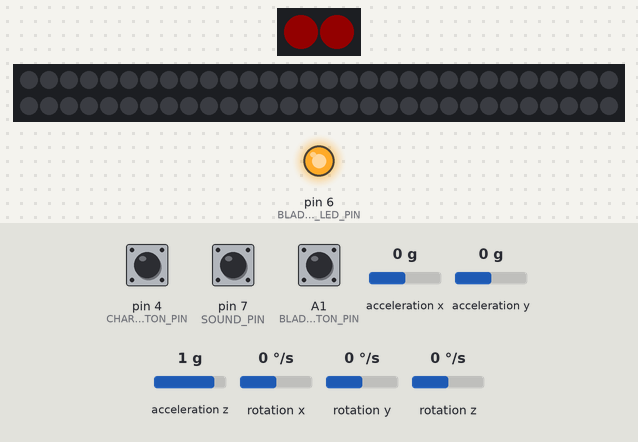
A sketch run on a simulated Arduino Uno, built with avr-gcc and run on an emulated ATmega328P. Shown: 2 RGB LEDs in strip order, left to right, 60 RGB LEDs in strip order, left to right, continuing on the next row, output pins drawn as LEDs (lit = HIGH). The test bench sets the inputs (shaded band); at power-on: A1 (BLADE_BUTTON_PIN) HIGH, acceleration x 0 g, pin 4 (CHARACTER_BUTTON_PIN) HIGH, rotation x 0 °/s, pin 7 (SOUND_PIN) HIGH, acceleration y 0 g, acceleration z 1 g, rotation y 0 °/s, rotation z 0 °/s. Dim RGB values are drawn brighter than linear; storage starts empty; random numbers use the default seed unless the sketch sets one; the audio player accepts every command and is not drawn; what the sketch prints to the serial monitor is not drawn.

Above: at 1.2 s.
1.3 s: A1 (BLADE_BUTTON_PIN) pulled LOW for 0.15 s
At 2.04 s:
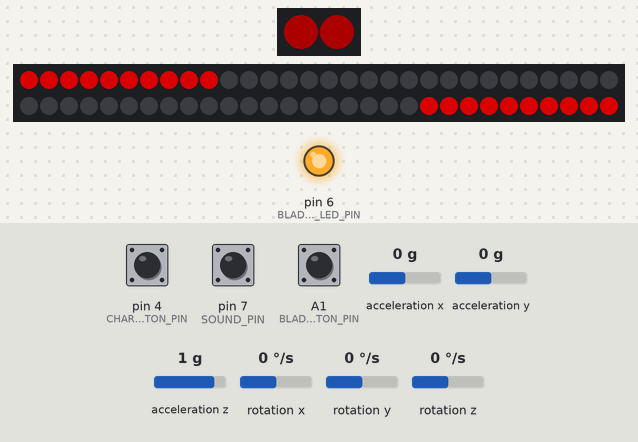
At 3.1 s:
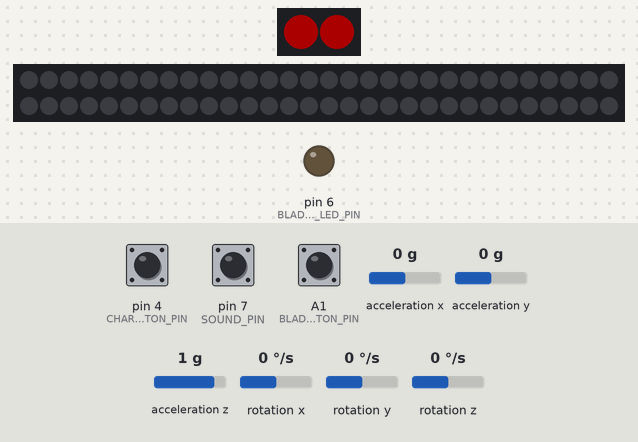
3.6 s: A1 (BLADE_BUTTON_PIN) pulled LOW for 1 s
At 5.8 s:
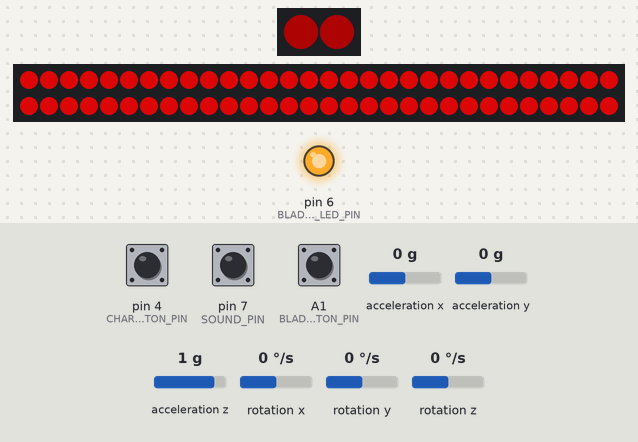
6.6 s: acceleration x set to -1.4 g
9.6 s: pin 4 (CHARACTER_BUTTON_PIN) pulled LOW for 1 s
13.6 s: rotation x set to -192 °/s
16.6 s: pin 7 (SOUND_PIN) pulled LOW for 0.15 s
Timing chart, 0 to 20.6 s (numbered marks = the images above; inputs shaded):
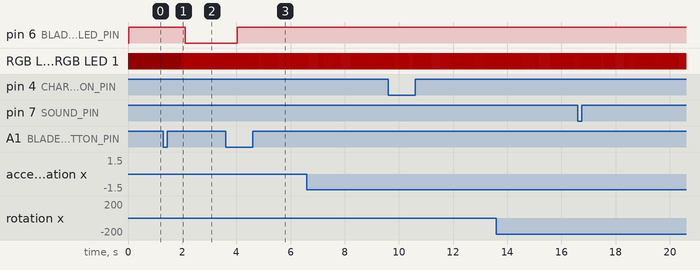

Measured:
- after the input at 1.3 s, pin 6 (BLADE_BUTTON_LED_PIN): HIGH → LOW after 0.81 s; RGB LED 0, RGB LED 1: RGB(19, 0, 0) → RGB(48, 0, 0) after 0.68 s; the LEDs: first change after 0.06 s (image 1 shows a later state)
- after the input at 3.6 s, pin 6 (BLADE_BUTTON_LED_PIN): LOW → HIGH after 0.42 s; the LEDs: first change after 0.06 s (image 3 shows a later state)

The sketch:

Lightsaber.ino
```cpp
/*
 TODO:
 * Hum sound effect when blade is extended
 * Swing sound when swinging
 * Hit sound when hitting
 * Light effect when hitting
 * Play sound when sound button is pressed
 *  - Gather sound effects
 *  Character selection
 *   - Unique sounds
 *   - Blade color
 */

#include <SdFat.h>
#include <TMRpcm.h>
//s#include "I2Cdev.h"
#include <ezButton.h>
#include "FastLED.h"
#include "MPU6050.h"


#ifdef __arm__
// should use uinstd.h to define sbrk but Due causes a conflict
extern "C" char* sbrk(int incr);
#else  // __ARM__
extern char *__brkval;
#endif  // __arm__

// ---------------------------- PINS -------------------------------
#define GYRO_PIN 2
#define BLADE_PIXEL_PIN 10
#define CONTROL_PIXEL_PIN 5
#define BLADE_BUTTON_PIN A1
#define BLADE_BUTTON_LED_PIN 6
#define CHARACTER_BUTTON_PIN 4
#define SOUND_PIN 7
#define SPEAKER_PIN 9

// ---------------------------- SETTINGS -------------------------------
#define DEBUG 1             // Show debug information if set to 1
#define BLADE_LEDS 60       // Number of neopixel leds for the blade
#define CONTROL_LEDS 2
#define PULSE_ALLOW 1       // blade pulsation (1 - allow, 0 - disallow)
#define PULSE_AMPL 20       // pulse amplitude
#define PULSE_DELAY 30      // delay between pulses
#define VOLUME 5           // Maximum volume (should probably not be changed if volume is controlled with potentiometer)
#define INTERRUPT_PIN 2
#define SD_ChipSelectPin 3

#define SWING_TIMEOUT 500   // timeout between swings
#define SWING_L_THR 150     // swing angle speed threshold
#define SWING_THR 300       // fast swing angle speed threshold
#define STRIKE_THR 80      // hit acceleration threshold
#define STRIKE_S_THR 150    // hard hit acceleration threshold
#define FLASH_DELAY 300      // flash time while hit
// ---------------------------- VARIABLES -------------------------------

CRGB pixels[BLADE_LEDS];    // Holds blade neopixels
CRGB controlPixels[CONTROL_LEDS];
TMRpcm tmrpcm;              // Define tmrpcm used for sound playback
SdFat SD;
MPU6050 accelgyro;

int pixelsPerSide = BLADE_LEDS / 2; // The neopixel strip is folded in half to light up both sides of the blade

ezButton bladeButton(BLADE_BUTTON_PIN); // Button controlling the status of the blade
ezButton characterButton(CHARACTER_BUTTON_PIN); // Button for selecting character
ezButton soundButton(SOUND_PIN);  // Button to make a random sound from the current characters sound bank

byte red, green, blue, redOffset, greenOffset, blueOffset; // RGB color information and offsets
unsigned long PULSE_timer; // Time since last pulse
int PULSEOffset;
int16_t ax, ay, az;
int16_t gx, gy, gz;
int gyroX, gyroY, gyroZ, accelX, accelY, accelZ, freq, freq_f = 20;
unsigned long ACC, GYR, COMPL;
unsigned long swing_timer, swing_timeout;
bool bladeActive;
bool tmpActive;
bool firstLoop = true;
boolean swing_flag, swing_allow, strike_flag;
unsigned int humTimer = -9000, mpuTimer;
byte nowNumber;
byte currentCharacter;
// --------------------------------- SOUNDS ----------------------------------

const char* humSound = "HUM.wav";
const char* onSound = "ON.wav";
const char* offSound = "OFF.wav";
const char strike1[] PROGMEM = "SK1.wav";
const char strike2[] PROGMEM = "SK2.wav";
const char strike3[] PROGMEM = "SK3.wav";
const char strike4[] PROGMEM = "SK4.wav";
const char strike5[] PROGMEM = "SK5.wav";
const char strike6[] PROGMEM = "SK6.wav";
const char strike7[] PROGMEM = "SK7.wav";
const char strike8[] PROGMEM = "SK8.wav";

const char* const strikes[] PROGMEM  = {
  strike1, strike2, strike3, strike4, strike5, strike6, strike7, strike8
};

int strike_time[8] = {779, 563, 687, 702, 673, 661, 666, 635};

const char strike_s1[] PROGMEM = "SKS1.wav";
const char strike_s2[] PROGMEM = "SKS2.wav";
const char strike_s3[] PROGMEM = "SKS3.wav";
const char strike_s4[] PROGMEM = "SKS4.wav";
const char strike_s5[] PROGMEM = "SKS5.wav";
const char strike_s6[] PROGMEM = "SKS6.wav";
const char strike_s7[] PROGMEM = "SKS7.wav";
const char strike_s8[] PROGMEM = "SKS8.wav";

const char* const strikes_short[] PROGMEM = {
  strike_s1, strike_s2, strike_s3, strike_s4,
  strike_s5, strike_s6, strike_s7, strike_s8
};
int strike_s_time[8] = {270, 167, 186, 250, 252, 255, 250, 238};

const char swing1[] PROGMEM = "SWS1.wav";
const char swing2[] PROGMEM = "SWS2.wav";
const char swing3[] PROGMEM = "SWS3.wav";
const char swing4[] PROGMEM = "SWS4.wav";
const char swing5[] PROGMEM = "SWS5.wav";

const char* const swings[] PROGMEM  = {
  swing1, swing2, swing3, swing4, swing5
};
int swing_time[8] = {389, 372, 360, 366, 337};

const char swingL1[] PROGMEM = "SWL1.wav";
const char swingL2[] PROGMEM = "SWL2.wav";
const char swingL3[] PROGMEM = "SWL3.wav";
const char swingL4[] PROGMEM = "SWL4.wav";

const char* const swings_L[] PROGMEM  = {
  swingL1, swingL2, swingL3, swingL4
};

int swing_time_L[8] = {636, 441, 772, 702};

const char vader1[] PROGMEM = "vader-as-you-wish.wav";
const char vader2[] PROGMEM = "vader-bidding.wav";
const char vader3[] PROGMEM = "vader-breath.wav";
const char vader4[] PROGMEM = "vader-fail-me.wav";
const char vader5[] PROGMEM = "vader-father.wav";
const char vader6[] PROGMEM = "vader-force.wav";
const char vader7[] PROGMEM = "vader-have-you.wav";
const char vader8[] PROGMEM = "vader-lack-of.wav";
const char vader9[] PROGMEM = "vader-yes-master.wav";

const char* const vader_sound[] PROGMEM  = {
  vader1, vader2, vader3, vader4, vader5, vader6, vader7, vader8, vader9
};

const char palpatine1[] PROGMEM = "palpatine-force-is-strong.wav";
const char palpatine2[] PROGMEM = "palpatine-no.wav";
const char palpatine3[] PROGMEM = "palpatine-power-of-the-darkside.wav";
const char palpatine4[] PROGMEM = "palpatine-secret.wav";
const char palpatine5[] PROGMEM = "palpatine-so-be-it.wav";
const char palpatine6[] PROGMEM = "palpatine-threat.wav";
const char palpatine7[] PROGMEM = "palpatine-kill-him.wav";

const char* const palpatine_sound[] PROGMEM  = {
  palpatine1, palpatine2, palpatine3, palpatine4, palpatine5, palpatine6, palpatine7
};

const char ren1[] PROGMEM = "ren-show-you.wav";
const char ren2[] PROGMEM = "ren-power.wav";
const char ren3[] PROGMEM = "ren-kill.wav";
const char ren4[] PROGMEM = "ren-nothing.wav";
const char ren5[] PROGMEM = "ren-old.wav";

const char* const ren_sound[] PROGMEM  = {
  ren1, ren2, ren3, ren4, ren5
};

const char kenobi1[] PROGMEM = "kenobi-force-flowing.wav";
const char kenobi2[] PROGMEM = "kenobi-great-disturbance.wav";
const char kenobi3[] PROGMEM = "kenobi-more-powerful.wav";
const char kenobi4[] PROGMEM = "kenobi-the-Force-will-be-with-you.wav";
const char kenobi5[] PROGMEM = "kenobi-ways-of-the-force.wav";

const char* const kenobi_sound[] PROGMEM  = {
  kenobi1, kenobi2, kenobi3, kenobi4, kenobi5
};

const char skywalker1[] PROGMEM = "skywalker-bad-feeling.wav";
const char skywalker2[] PROGMEM = "skywalker-become-yedi.wav";
const char skywalker3[] PROGMEM = "skywalker-call-me.wav";
const char skywalker4[] PROGMEM = "skywalker-darkside.wav";
const char skywalker5[] PROGMEM = "skywalker-junk.wav";

const char* const skywalker_sound[] PROGMEM  = {
  skywalker1, skywalker2, skywalker3, skywalker4, skywalker5
};

const char yoda1[] PROGMEM = "yoda-become.wav";
const char yoda2[] PROGMEM = "yoda-control.wav";
const char yoda3[] PROGMEM = "yoda-fear.wav";
const char yoda4[] PROGMEM = "yoda-no.wav";
const char yoda5[] PROGMEM = "yoda-strong.wav";
const char yoda6[] PROGMEM = "yoda-use-the-force.wav";

const char* const yoda_sound[] PROGMEM  = {
  yoda1, yoda2, yoda3, yoda4, yoda5
};


char BUFFER[10];
char CHARBUFFER[60];

CLEDController *controllers[2];

void setup() {
  // Open serial communications and wait for port to open:
  Serial.begin(9600);
  while (!Serial) {
    ; // wait for serial port to connect. Needed for native USB port only
  }

  Serial.println(F("Initializing SD card..."));
  if (!SD.begin(3)) {
    //TODO: Play sound to indicate failure
    Serial.println(F("initialization failed!"));
    while (1);
  }
  Serial.println(F("SD card initialized."));

  tmrpcm.speakerPin = SPEAKER_PIN;
  tmrpcm.setVolume(VOLUME);
  tmrpcm.quality(1);

  bladeButton.setDebounceTime(50);
  characterButton.setDebounceTime(50);
  soundButton.setDebounceTime(50);
  currentCharacter = 0;
  setCharacter(currentCharacter); // TODO load from eprom

  pinMode(BLADE_BUTTON_LED_PIN, OUTPUT);
  digitalWrite(BLADE_BUTTON_LED_PIN, HIGH);

  //FastLED.addLeds<NEOPIXEL, CONTROL_PIXEL_PIN>(controlPixels, CONTROL_LEDS);
  //FastLED.addLeds<NEOPIXEL, BLADE_PIXEL_PIN>(pixels, BLADE_LEDS);
  controllers[1] = &FastLED.addLeds<NEOPIXEL,CONTROL_PIXEL_PIN>(controlPixels, CONTROL_LEDS); // strip 1 on pin 2
  controllers[0] = &FastLED.addLeds<NEOPIXEL,BLADE_PIXEL_PIN>(pixels, BLADE_LEDS); // strip 2 on pin 3
  setAllControlPixels(100,0,0);

  Serial.println(F("Initializing I2C devices..."));
  // IMU initialization
  accelgyro.initialize();
  pinMode(INTERRUPT_PIN, INPUT);
  accelgyro.setFullScaleAccelRange(MPU6050_ACCEL_FS_16);
  accelgyro.setFullScaleGyroRange(MPU6050_GYRO_FS_250);
  if (DEBUG) {
    if (accelgyro.testConnection()) Serial.println(F("MPU6050 OK"));
    else Serial.println(F("MPU6050 fail"));
  }
}

void loop() {
  bladePulse();
  humTick();
  getFreq();
  checkInput();
  swingTick();
  strikeTick();
  //swing();
 // Serial.println(freeMemory());
  //delay(20);

}


void bladePulse(){
    if (PULSE_ALLOW && bladeActive && (millis() - PULSE_timer > PULSE_DELAY)) {
      PULSE_timer = millis();
      PULSEOffset = PULSEOffset * 0.2 + random(-PULSE_AMPL, PULSE_AMPL) * (1 - 0.2);
      redOffset = constrain(red + PULSEOffset, 0, 255);
      greenOffset = constrain(green + PULSEOffset, 0, 255);
      blueOffset = constrain(blue + PULSEOffset, 0, 255);
      setAllBladePixels(redOffset, greenOffset, blueOffset);
      setAllControlPixels(redOffset, greenOffset, blueOffset);
    }
}

void humTick() {
    // Hum sound mode
    if (((millis() - humTimer) > 9000) && bladeActive) {
      if(!tmrpcm.isPlaying()){
        tmrpcm.play("hum2.wav");
      }
      humTimer = millis();
      swing_flag = 1;
      strike_flag = 0;
    }

/*
    // Generate hum
    long delta = millis() - bzzTimer;
    if ((delta > 3) && bladeActive ) {
      if (strike_flag) {
        tmrpcm.disable();
        strike_flag = 0;
      }
      toneAC(freq_f);
      bzzTimer = millis();
    } */
}

void setPixel(short Pixel, byte red, byte green, byte blue) {
  pixels[Pixel].r = red;
  pixels[Pixel].g = green;
  pixels[Pixel].b = blue;
}

void setAllBladePixels(byte red, byte green, byte blue) {
  for (int i = 0; i < BLADE_LEDS; i++ ) {
    setPixel(i, red, green, blue);

  }

  controllers[0]->showLeds(150);
}

void setAllControlPixels(byte red, byte green, byte blue) {
  for (int i = 0; i < CONTROL_LEDS; i++ ) {
    setControlPixel(i, red, green, blue);

  }
  controllers[1]->showLeds(50);
}

void setControlPixel(short Pixel, byte red, byte green, byte blue) {
  controlPixels[Pixel].r = red;
  controlPixels[Pixel].g = green;
  controlPixels[Pixel].b = blue;
}

void setSomeBladePixels(byte red, byte green, byte blue) {
  for (int i = 0; i < BLADE_LEDS; i++ ) {
    setPixel(i, red, green, blue);

  }
  controllers[0]->showLeds(100);

}

void checkInput() {

  bladeButton.loop();
  characterButton.loop();
  soundButton.loop();

  if (!firstLoop){ // Hack that skips first loop
    if(bladeButton.isPressed()){
      if (bladeActive != true) {

          animateExtend();
          digitalWrite(BLADE_BUTTON_LED_PIN, HIGH);

        }
      else {
        animateRetract();
         digitalWrite(BLADE_BUTTON_LED_PIN, LOW);
       }
    }

    if(characterButton.isPressed()){
      // Character button
      currentCharacter++;
      if(currentCharacter > 6) {
        currentCharacter = 0;
      }
      setCharacter(currentCharacter);
      setAllControlPixels(red, green, blue);
    }

    if(soundButton.isPressed()){
        playCharacterSound();
    }
  }
  firstLoop=false;
}


void animateExtend() {
  tmrpcm.play(onSound);
  for(int dot = 0; dot <= (BLADE_LEDS / 2 - 1); dot++) {
    pixels[dot].r = red;
    pixels[dot].g = green;
    pixels[dot].b = blue;
    pixels[BLADE_LEDS - 1 - dot].r = red;
    pixels[BLADE_LEDS - 1 - dot].g = green;
    pixels[BLADE_LEDS - 1 - dot].b = blue;
    delay(10);
    controllers[0]->showLeds(150);
  }
  bladeActive = true;
}


void animateRetract() {
  tmrpcm.play(offSound);
  for(int dot = (BLADE_LEDS / 2 - 1); dot >= 0; dot--) {
      pixels[dot] = CRGB::Black;
      pixels[BLADE_LEDS - 1 - dot] = CRGB::Black;
      delay(10);
      controllers[0]->showLeds(150);
  }
  bladeActive = false;
}

void getFreq() {
  // 100% borrowed! Credits to MadGyver https://github.com/AlexGyver/EnglishProjects/blob/master/GyverSaber/GyverSaber/GyverSaber.ino
  if (bladeActive) {
    if (millis() - mpuTimer > 500) {
      accelgyro.getMotion6(&ax, &ay, &az, &gx, &gy, &gz);

      // find absolute and divide on 100
      gyroX = abs(gx / 100);
      gyroY = abs(gy / 100);
      gyroZ = abs(gz / 100);
      accelX = abs(ax / 100);
      accelY = abs(ay / 100);
      accelZ = abs(az / 100);

      // vector sum
      ACC = sq((long)accelX) + sq((long)accelY) + sq((long)accelZ);
      ACC = sqrt(ACC);
      GYR = sq((long)gyroX) + sq((long)gyroY) + sq((long)gyroZ);
      GYR = sqrt((long)GYR);
      COMPL = ACC + GYR;
      /*
         Serial.print("$");
         Serial.print(gyroX);
         Serial.print(" ");
         Serial.print(gyroY);
         Serial.print(" ");
         Serial.print(gyroZ);
         Serial.println(";");
      */
      freq = (long)COMPL * COMPL / 1500;                        // parabolic tone change
      freq = constrain(freq, 18, 300);
      freq_f = freq * 0.2 + freq_f * (1 - 0.2);                     // smooth filter
      mpuTimer = micros();
    }
  }
}

void swingTick() {
  //Serial.println(freeMemory());
  if (GYR > 80 && (millis() - swing_timeout > 100)) {
    swing_timeout = millis();
    if (((millis() - swing_timer) > SWING_TIMEOUT) && swing_flag && !strike_flag) {
      if (GYR >= SWING_THR) {
        nowNumber = random(5);
        strcpy_P(BUFFER, (char*)pgm_read_word(&(swings[nowNumber])));
        tmrpcm.play(BUFFER);
        humTimer = millis() - 9000 + swing_time[nowNumber];
        swing_flag = 0;
        swing_timer = millis();
        swing_allow = 0;

      }
      if ((GYR > SWING_L_THR) && (GYR < SWING_THR)) {

        nowNumber = random(4);
        strcpy_P(BUFFER, (char*)pgm_read_word(&(swings_L[nowNumber])));
        tmrpcm.play(BUFFER);
        humTimer = millis() - 9000 + swing_time_L[nowNumber];
        swing_flag = 0;
        swing_timer = millis();
        swing_allow = 0;

      }
    }
  }
}

void strikeTick() {
  if ((ACC > STRIKE_THR) && (ACC < STRIKE_S_THR)) {
    //if (!HUMmode) noToneAC();
    nowNumber = random(7);
    strcpy_P(BUFFER, (char*)pgm_read_word(&(strikes_short[nowNumber])));
    tmrpcm.play(BUFFER);
    hit_flash();
//    if (!HUMmode)
//      bzzTimer = millis() + strike_s_time[nowNumber] - FLASH_DELAY;
//    else
      humTimer = millis() - 9000 + strike_s_time[nowNumber] - FLASH_DELAY;
    strike_flag = 1;
  }
  if (ACC >= STRIKE_S_THR) {
    //if (!HUMmode) noToneAC();
    nowNumber = random(7);
    strcpy_P(BUFFER, (char*)pgm_read_word(&(strikes[nowNumber])));
      tmrpcm.play(BUFFER);
    hit_flash();
    //if (!HUMmode)
    //  bzzTimer = millis() + strike_time[nowNumber] - FLASH_DELAY;
    //else
      humTimer = millis() - 9000 + strike_time[nowNumber] - FLASH_DELAY;
    strike_flag = 1;
  }
}

void hit_flash() {
  //setAllBladePixels(255, 255, 255);
 // setAllBladePixels(redOffset, greenOffset, blueOffset);
 setSomeBladePixels(200, 200, 200);
  delay(FLASH_DELAY);
  setAllBladePixels(red, blue, green);
}


void setCharacter(byte charId){
  switch (charId) {
    case 0: // Darth Vader
      red = 255;
      green = 0;
      blue = 0;
      break;
    case 1: // Kylo Ren
      red = 255;
      green = 0;
      blue = 0;
      break;
     case 2: // Darth Sidious
      red = 255;
      green = 0;
      blue = 0;
      break;
     case 3: // Luke Skywalker
      red = 0;
      green = 0;
      blue = 255;
      break;
     case 4: // Yoda
      red = 0;
      green = 255;
      blue = 0;
      break;
     case 5: // Obi Wan Kenobi
      red = 0;
      green = 0;
      blue = 255;
      break;
     case 6: // Mace Windu
      red = 125;
      green = 0;
      blue = 125;
      break;
  }
  //setAllControlPixels(red, green, blue);
}

void playCharacterSound() {
  switch(currentCharacter){
    case 0:
      strcpy_P(CHARBUFFER, (char*)pgm_read_word(&(vader_sound[random(9)])));
      tmrpcm.play(CHARBUFFER);
      currentCharacter = 0;
      break;
    case 1: // Kylo Ren
      strcpy_P(CHARBUFFER, (char*)pgm_read_word(&(ren_sound[random(5)])));
      tmrpcm.play(CHARBUFFER);
      currentCharacter = 1;
      break;
     case 2: // Darth Sidious

      strcpy_P(CHARBUFFER, (char*)pgm_read_word(&(palpatine_sound[random(7)])));
      tmrpcm.play(CHARBUFFER);
      currentCharacter = 2;
      break;
     case 3: // Luke Skywalker
      strcpy_P(CHARBUFFER, (char*)pgm_read_word(&(skywalker_sound[random(5)])));
      tmrpcm.play(CHARBUFFER);
      currentCharacter = 3;
      break;
     case 4: // Yoda
      strcpy_P(CHARBUFFER, (char*)pgm_read_word(&(yoda_sound[random(5)])));
      tmrpcm.play(CHARBUFFER);
      currentCharacter = 4;
      break;
     case 5: // Obi Wan Kenobi
      strcpy_P(CHARBUFFER, (char*)pgm_read_word(&(kenobi_sound[random(4)])));
      tmrpcm.play(CHARBUFFER);
      currentCharacter = 5;
      break;
  }
}

int freeMemory() {
  char top;
#ifdef __arm__
  return &top - reinterpret_cast<char*>(sbrk(0));
#elif defined(CORE_TEENSY) || (ARDUINO > 103 && ARDUINO != 151)
  return &top - __brkval;
#else  // __arm__
  return __brkval ? &top - __brkval : &top - __malloc_heap_start;
#endif  // __arm__
}
```
